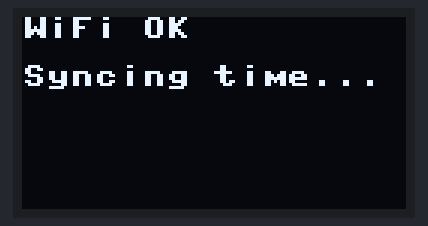
Recording of a program running on a simulated Raspberry Pi Pico running MicroPython. Shown: 128×64 one-colour display. WiFi joins after 1.5 s; the clock reads 2024-03-15 10:24:30 at power-on unless the program sets it; files the program writes start out absent; files that are not in the repository are absent; library files of the repository ran but are not shown: ssd1306.py; what the program prints to the serial console is not drawn.

Above: at 1.7 s.
At 2.7 s:
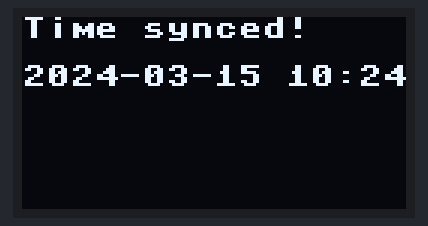
At 4.8 s:
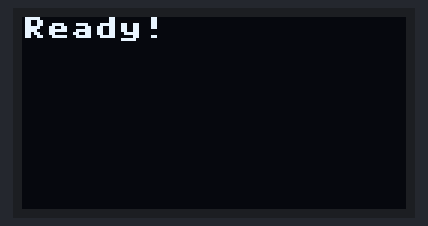
At 7.8 s:
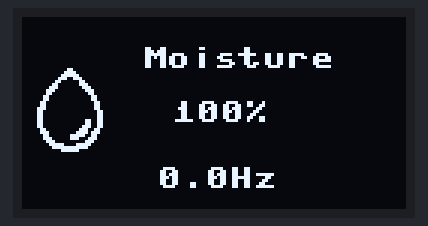

The program:

main.py
```python
"""
Pimoroni Grow Moisture Sensor Display - WITH ICONS & NTP TIME
For Raspberry Pi Pico 2W with SSD1306 OLED
Author: Alex
Date: October 2025

Uses Phosphor icon bitmaps instead of custom drawing
Syncs time via NTP on startup

Hardware connections:
- Moisture Sensor (PFM signal): GP26 (Black wire)
- OLED SDA: GP4
- OLED SCL: GP5
- Sensor & OLED powered from 3.3V and GND

IMPORTANT: Capacitive moisture sensors have INVERSE frequency relationship:
- DRY (air) = HIGH frequency (~25-30 Hz)
- WET (water) = LOW frequency (~0-5 Hz)
"""

import machine
import time
import framebuf
from ssd1306 import SSD1306_I2C
from icon_bitmaps import DROP_EMPTY, DROP_HALF, DROP_FULL
import json
import network
import ntptime

# Hardware configuration
SENSOR_PIN = 26
I2C_SDA = 4
I2C_SCL = 5
I2C_FREQ = 400000
DISPLAY_WIDTH = 128
DISPLAY_HEIGHT = 64

# Timing configuration
MEASUREMENT_INTERVAL = 60  # seconds between readings
FREQUENCY_SAMPLE_TIME = 2  # seconds to measure pulse frequency

# Configuration files
CONFIG_FILE = 'moisture_config.json'
WIFI_CONFIG_FILE = 'wifi_config.json'

# Timezone offset for UK (GMT/BST)
# Set to 0 for GMT (winter) or 1 for BST (summer)
# MicroPython doesn't auto-detect DST, so you may need to adjust this
TIMEZONE_OFFSET = 0  # Hours offset from UTC

class WiFiManager:
    """Handles WiFi connection and NTP time sync"""

    def __init__(self):
        self.wlan = network.WLAN(network.STA_IF)
        self.connected = False

    def load_credentials(self):
        """Load WiFi credentials from JSON file"""
        try:
            with open(WIFI_CONFIG_FILE, 'r') as f:
                config = json.load(f)
                return config['ssid'], config['password']
        except Exception as e:
            print(f"Error loading WiFi config: {e}")
            return None, None

    def connect(self, timeout=10):
        """Connect to WiFi network"""
        ssid, password = self.load_credentials()

        if not ssid or not password:
            print("No WiFi credentials found")
            return False

        print(f"Connecting to WiFi '{ssid}'...")

        self.wlan.active(True)
        self.wlan.connect(ssid, password)

        # Wait for connection
        start_time = time.time()
        while not self.wlan.isconnected():
            if time.time() - start_time > timeout:
                print("WiFi connection timeout!")
                return False
            time.sleep(0.5)
            print(".", end="")

        print("\n✓ WiFi connected!")
        print(f"IP address: {self.wlan.ifconfig()[0]}")
        self.connected = True
        return True

    def sync_time(self, max_retries=3):
        """Sync time from NTP server"""
        if not self.connected:
            print("Not connected to WiFi, cannot sync time")
            return False

        print("Syncing time from NTP server...")

        for attempt in range(max_retries):
            try:
                ntptime.settime()

                # Get the current time and apply timezone offset
                current_time = time.localtime()
                print(f"✓ Time synced: {current_time[0]}-{current_time[1]:02d}-{current_time[2]:02d} "
                      f"{current_time[3]:02d}:{current_time[4]:02d}:{current_time[5]:02d}")

                # Apply timezone offset if needed
                if TIMEZONE_OFFSET != 0:
                    print(f"Applying timezone offset: +{TIMEZONE_OFFSET} hours")
                    epoch_time = time.time()
                    adjusted_time = epoch_time + (TIMEZONE_OFFSET * 3600)
                    tm = time.localtime(adjusted_time)
                    # Note: Can't directly set with offset in MicroPython,
                    # but time.localtime() will use the system time

                return True

            except Exception as e:
                print(f"NTP sync attempt {attempt + 1} failed: {e}")
                if attempt < max_retries - 1:
                    time.sleep(2)

        print("Failed to sync time after all retries")
        return False

    def disconnect(self):
        """Disconnect from WiFi to save power"""
        if self.connected:
            self.wlan.disconnect()
            self.wlan.active(False)
            self.connected = False
            print("WiFi disconnected")

class MoistureSensor:
    """Handles reading from Pimoroni Grow PFM moisture sensor"""

    def __init__(self, pin_number):
        self.pin = machine.Pin(pin_number, machine.Pin.IN, machine.Pin.PULL_DOWN)
        self.pulse_count = 0
        self.last_frequency = 0

    def count_pulse(self, pin):
        """Interrupt handler for counting pulses"""
        self.pulse_count += 1

    def read_frequency(self, sample_time=2):
        """
        Measure the pulse frequency from the sensor
        Returns frequency in Hz
        """
        self.pulse_count = 0

        # Set up interrupt on rising edge
        self.pin.irq(trigger=machine.Pin.IRQ_RISING, handler=self.count_pulse)

        # Count pulses for sample_time seconds
        time.sleep(sample_time)

        # Disable interrupt
        self.pin.irq(handler=None)

        # Calculate frequency
        frequency = self.pulse_count / sample_time
        self.last_frequency = frequency

        return frequency

    def read_moisture_percent(self, dry_freq, wet_freq):
        """
        Convert frequency to moisture percentage
        IMPORTANT: INVERSE relationship for capacitive sensors
        - Dry (air) = HIGH frequency
        - Wet (water) = LOW frequency
        """
        freq = self.read_frequency(FREQUENCY_SAMPLE_TIME)

        # Clamp frequency to calibration range (note: dry_freq > wet_freq)
        freq = max(min(freq, dry_freq), wet_freq)

        # Convert to percentage (0% = dry, 100% = wet)
        if dry_freq == wet_freq:
            return 0

        # INVERSE: higher freq = drier, so (dry_freq - freq) gives moisture
        moisture_percent = ((dry_freq - freq) / (dry_freq - wet_freq)) * 100
        return max(0, min(100, moisture_percent))  # Clamp to 0-100%

class MoistureDisplay:
    """Handles OLED display with Phosphor icon graphics"""

    def __init__(self, i2c):
        self.oled = SSD1306_I2C(DISPLAY_WIDTH, DISPLAY_HEIGHT, i2c)
        self.oled.contrast(255)

        # Create framebuffers for icons
        self.icon_empty = framebuf.FrameBuffer(DROP_EMPTY, 32, 32, framebuf.MONO_HLSB)
        self.icon_half = framebuf.FrameBuffer(DROP_HALF, 32, 32, framebuf.MONO_HLSB)
        self.icon_full = framebuf.FrameBuffer(DROP_FULL, 32, 32, framebuf.MONO_HLSB)

    def clear(self):
        """Clear the display"""
        self.oled.fill(0)
        self.oled.show()

    def get_icon_for_moisture(self, moisture_percent):
        """Select appropriate icon based on moisture level"""
        if moisture_percent < 34:
            return self.icon_empty  # 0-33%: Empty drop
        elif moisture_percent < 67:
            return self.icon_half   # 34-66%: Half drop
        else:
            return self.icon_full   # 67-100%: Full drop

    def show_moisture(self, moisture_percent, frequency):
        """Display moisture reading with Phosphor icon"""
        self.oled.fill(0)

        # Select and display appropriate icon
        icon = self.get_icon_for_moisture(moisture_percent)
        self.oled.blit(icon, 0, 16)  # Center vertically (64-32)/2 = 16

        # Display text on right side
        self.oled.text("Moisture", 40, 10, 1)

        # Large percentage display
        percent_text = "{:.0f}%".format(moisture_percent)
        self.oled.text(percent_text, 50, 28, 1)

        # Show frequency (for debugging/info)
        freq_text = "{:.1f}Hz".format(frequency)
        self.oled.text(freq_text, 45, 50, 1)

        self.oled.show()

    def show_message(self, line1, line2="", line3="", line4=""):
        """Display a multi-line message"""
        self.oled.fill(0)
        if line1:
            self.oled.text(line1, 0, 0, 1)
        if line2:
            self.oled.text(line2, 0, 16, 1)
        if line3:
            self.oled.text(line3, 0, 32, 1)
        if line4:
            self.oled.text(line4, 0, 48, 1)
        self.oled.show()

    def power_off(self):
        """Turn off display to save power"""
        self.oled.poweroff()

    def power_on(self):
        """Turn on display"""
        self.oled.poweron()

class Configuration:
    """Handles saving and loading calibration data"""

    def __init__(self, filename):
        self.filename = filename
        self.dry_freq = 27.0  # Default: typical dry reading (HIGH frequency)
        self.wet_freq = 5.0   # Default: typical wet reading (LOW frequency)
        self.load()

    def load(self):
        """Load configuration from file"""
        try:
            with open(self.filename, 'r') as f:
                data = json.load(f)
                self.dry_freq = data.get('dry_freq', 27.0)
                self.wet_freq = data.get('wet_freq', 5.0)
                print(f"Loaded config: dry={self.dry_freq}Hz, wet={self.wet_freq}Hz")
        except:
            print("No config file found, using defaults")
            self.save()  # Create default config file

    def save(self):
        """Save configuration to file"""
        data = {
            'dry_freq': self.dry_freq,
            'wet_freq': self.wet_freq
        }
        with open(self.filename, 'w') as f:
            json.dump(data, f)
        print(f"Saved config: dry={self.dry_freq}Hz, wet={self.wet_freq}Hz")

def format_timestamp():
    """Format current time as readable string"""
    t = time.localtime()
    return f"{t[0]}-{t[1]:02d}-{t[2]:02d} {t[3]:02d}:{t[4]:02d}:{t[5]:02d}"

def main():
    """Main program loop"""
    print("\n" + "="*50)
    print("Pimoroni Grow Moisture Monitor (with Icons)")
    print("="*50)

    # Initialize I2C for OLED
    print("Initializing I2C...")
    i2c = machine.I2C(0, sda=machine.Pin(I2C_SDA), scl=machine.Pin(I2C_SCL), freq=I2C_FREQ)
    print(f"I2C devices found: {i2c.scan()}")

    # Initialize display
    print("Initializing display...")
    display = MoistureDisplay(i2c)
    display.show_message("Grow Monitor", "Starting...", "", "")

    # Connect to WiFi and sync time
    print("\n--- WiFi & Time Sync ---")
    wifi = WiFiManager()

    display.show_message("Connecting", "to WiFi...", "", "")

    if wifi.connect(timeout=15):
        display.show_message("WiFi OK", "Syncing time...", "", "")
        time.sleep(1)

        if wifi.sync_time():
            display.show_message("Time synced!", format_timestamp(), "", "")
            time.sleep(2)
        else:
            display.show_message("Time sync", "failed", "", "Continuing...")
            time.sleep(2)

        # Disconnect WiFi to save power (we only needed it for time sync)
        wifi.disconnect()
    else:
        display.show_message("WiFi failed", "Time not set", "", "Continuing...")
        print("Warning: Could not sync time, timestamps will be incorrect")
        time.sleep(2)

    # Initialize sensor
    print("\nInitializing sensor...")
    sensor = MoistureSensor(SENSOR_PIN)

    # Load configuration
    print("Loading configuration...")
    config = Configuration(CONFIG_FILE)

    display.show_message("Ready!", "", "", "")
    time.sleep(1)

    # Main monitoring loop
    print("\n=== STARTING MONITORING ===")
    print(f"Current time: {format_timestamp()}")
    print(f"Update interval: {MEASUREMENT_INTERVAL} seconds")
    print(f"Icon switching:")
    print(f"  0-33%:  Empty drop (slash)")
    print(f"  34-66%: Half drop")
    print(f"  67-100%: Full drop")
    print("Press Ctrl+C to stop\n")

    try:
        while True:
            # Take reading
            timestamp = format_timestamp()
            print(f"[{timestamp}] Taking reading...")
            moisture = sensor.read_moisture_percent(config.dry_freq, config.wet_freq)
            frequency = sensor.last_frequency

            print(f"Frequency: {frequency:.2f} Hz")
            print(f"Moisture: {moisture:.1f}%")

            # Determine which icon
            if moisture < 34:
                icon_name = "EMPTY"
            elif moisture < 67:
                icon_name = "HALF"
            else:
                icon_name = "FULL"
            print(f"Displaying: {icon_name} drop icon")

            # Update display
            display.power_on()
            display.show_moisture(moisture, frequency)

            # Keep display on for 10 seconds then power off to save energy
            time.sleep(10)
            display.power_off()

            # Wait until next reading
            print(f"Sleeping for {MEASUREMENT_INTERVAL} seconds...\n")
            time.sleep(MEASUREMENT_INTERVAL - 10)  # Account for 10s display time

    except KeyboardInterrupt:
        print("\n\nStopping monitoring...")
        display.clear()
        display.show_message("Monitor", "Stopped", "", "")
        time.sleep(2)
        display.clear()
        print("Goodbye!")

if __name__ == "__main__":
    main()
```

Source omitted: icon_bitmaps.py (data table, 3411 bytes)

Measured:
- what the display in image 0 shows lasts 1.1 s, from 1.6 s to 2.7 s
- what the display in image 1 shows lasts 2.0 s, from 2.7 s to 4.7 s
- what the display in image 2 shows lasts 3.1 s, from 4.7 s to 7.8 s
- what the display in image 3 shows lasts 10.0 s, from 7.8 s to 17.8 s
